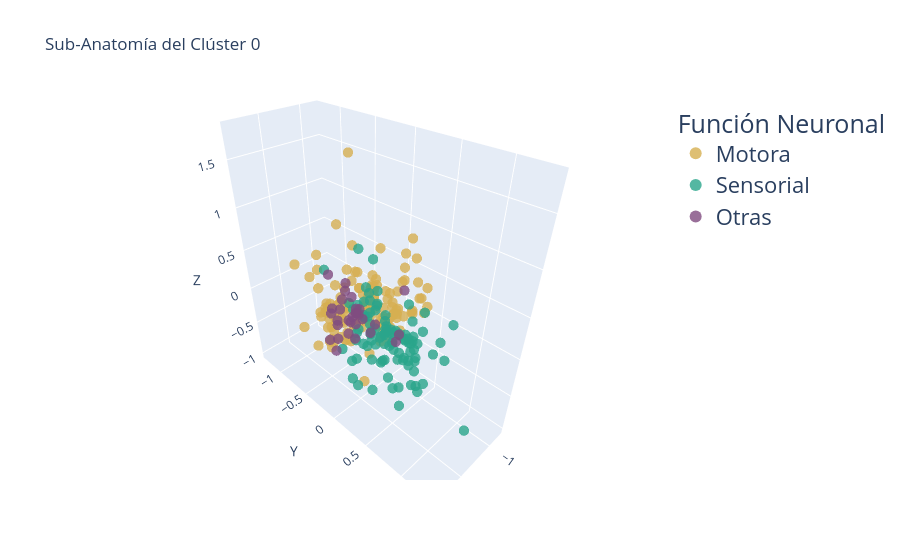
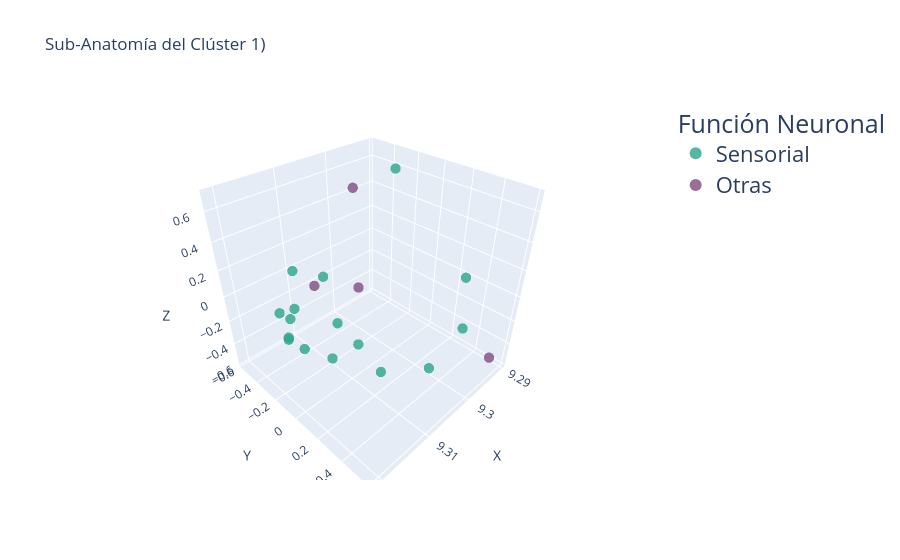

The notebook cell saved with these charts, in order:
### Code cell
#Graficamos cada cluster por separado
df_plot['Cluster_ID'] = etiquetas_macro

df_cluster_0 = df_plot[df_plot['Cluster_ID'] == 0].copy()
df_cluster_1 = df_plot[df_plot['Cluster_ID'] == 1].copy()

print(f"Neuronas en el Clúster 0: {df_cluster_0.shape[0]}")
print(f"Neuronas en el Clúster 1: {df_cluster_1.shape[0]}")

fig_c0 = px.scatter_3d(
    df_cluster_0, x='X', y='Y', z='Z',
    color='Funcion Neuronal',
    hover_name='Neuron_Name',
    title='Sub-Anatomía del Clúster 0',
    color_discrete_sequence=['#D6AF51', '#2AA58B', '#804C80']
)

fig_c0.update_traces(marker=dict(size=6, opacity=0.8))
fig_c0.update_layout(
    legend=dict(
        title=dict(
            text="Función Neuronal",
            font=dict(size=25) 
        ),
        font=dict(
            size=22  
        ),
        itemsizing="constant" 
    )
)

fig_c0.write_html("Cluster0.html")
fig_c0.show()

fig_c1 = px.scatter_3d(
    df_cluster_1, x='X', y='Y', z='Z',
    color='Funcion Neuronal',
    hover_name='Neuron_Name',
    title='Sub-Anatomía del Clúster 1)',
    color_discrete_sequence=['#2AA58B', '#804C80']
)
fig_c1.update_traces(marker=dict(size=6, opacity=0.8))
fig_c1.update_layout(
    legend=dict(
        title=dict(
            text="Función Neuronal",
            font=dict(size=25) 
        ),
        font=dict(
            size=22  
        ),
        itemsizing="constant" 
    )
)
fig_c0.write_html("Cluster1.html")
fig_c1.show()

### Figure 1 — Plotly figure (JSON) as saved in the notebook; plotly's stock layout.template omitted (floating-point values rounded to 4 significant figures; data arrays with more than 128 entries replaced by an {"elided": "..."} marker saying what was removed)
{"data": [{"hovertemplate": "<b>%{hovertext}</b><br><br>Funcion Neuronal=Motora<br>X=%{x}<br>Y=%{y}<br>Z=%{z}<extra></extra>", "hovertext": {"elided": "149 str values"}, "legendgroup": "Motora", "marker": {"color": "#D6AF51", "opacity": 0.8, "size": 6, "symbol": "circle"}, "mode": "markers", "name": "Motora", "scene": "scene", "showlegend": true, "type": "scatter3d", "x": {"elided": "149 float values"}, "y": {"elided": "149 float values"}, "z": {"elided": "149 float values"}}, {"hovertemplate": "<b>%{hovertext}</b><br><br>Funcion Neuronal=Sensorial <br>X=%{x}<br>Y=%{y}<br>Z=%{z}<extra></extra>", "hovertext": ["BAGL", "BAGR", "BDUL", "BDUR", "CEPDL", "CEPDR", "CEPVL", "CEPVR", "FLPL", "FLPR", "HSNL", "HSNR", "IL1DL", "IL1DR", "IL1L", "IL1R", "IL1VL", "IL1VR", "IL2DL", "IL2DR", "IL2L", "IL2R", "IL2VL", "IL2VR", "LUAL", "LUAR", "OLLL", "OLLR", "OLQDL", "OLQDR", "OLQVL", "OLQVR", "RIAL", "RIAR", "RIBL", "RIBR", "RICL", "RICR", "RIFL", "RIFR", "RIGL", "RIGR", "RIML", "RIMR", "RIPL", "RIPR", "RIR", "RIVL", "RIVR", "RMDDL", "RMDDR", "RMDL", "RMDR", "RMDVL", "RMDVR", "RMEL", "RMER", "RMFL", "RMFR", "RMGL", "RMGR", "RMHL", "RMHR", "SAADL", "SAADR", "SAAVL", "SAAVR", "SABD", "SABVL", "SABVR", "SDQL", "SDQR", "SIADL", "SIADR", "SIAVL", "SIAVR", "SIBDL", "SIBDR", "SIBVL", "SIBVR", "SMBDL", "SMBDR", "SMBVL", "SMBVR", "SMDDL", "SMDDR", "SMDVL", "SMDVR", "URADL", "URADR", "URAVL", "URAVR", "URBL", "URBR", "URXL", "URXR", "URYDL", "URYDR", "URYVL", "URYVR"], "legendgroup": "Sensorial ", "marker": {"color": "#2AA58B", "opacity": 0.8, "size": 6, "symbol": "circle"}, "mode": "markers", "name": "Sensorial ", "scene": "scene", "showlegend": true, "type": "scatter3d", "x": [-0.6363, -0.6274, -0.931, -0.963, -0.4342, -0.6779, -0.4234, -0.6748, -0.6478, -0.6851, -0.7874, -0.2967, -0.5228, -0.7349, -0.4925, -0.745, -0.5314, -0.7326, -0.5944, -0.7765, -0.3981, -0.8117, -0.5581, -0.7582, -0.6454, -0.5665, -0.619, -0.6909, -0.4887, -0.6994, -0.4194, -0.7513, -0.6689, -0.7304, -0.5336, -0.6983, -0.5249, -0.5467, -0.7597, -0.8246, -0.4384, -0.8812, -0.6639, -0.7992, -0.6619, -0.7847, -0.8402, -0.446, -0.3677, -0.6639, -0.7077, -0.8275, -0.8313, -0.7245, -0.7098, -0.5092, -0.5443, -0.978, -0.7103, -1.108, -0.8218, -0.719, -0.1896, -0.7985, -0.6701, -0.7042, -0.6207, -0.7327, -0.7276, -0.3567, -0.455, -0.9534, -0.6812, -0.5501, -0.4697, -0.6319, -0.3127, -0.8202, -1.175, -0.9961, -0.6132, -1.03, -0.5641, -1.171, -0.4482, -0.7698, -0.8007, -0.6372, -0.3788, -0.7915, -0.4909, -0.7611, -0.3339, -0.9021, -0.6184, -0.9142, -0.8383, -0.7328, -0.8, -0.7257], "y": [0.2245, 0.5074, -0.456, -0.4145, 0.1256, -0.004599, 0.1922, 0.0589, -0.08035, -0.116, -0.08934, -0.2571, 0.5115, 0.347, 0.4258, 0.557, 0.4478, 0.2535, 0.668, 0.4484, 0.5059, 0.7198, 0.618, 0.3869, -0.1794, -0.0979, 0.03356, 0.03928, 0.3209, 0.1749, 0.4089, 0.5641, 0.2799, 0.2607, 0.1426, 0.101, -0.04346, -0.09321, -0.122, -0.1752, 0.01319, -0.006687, 0.09153, -0.06626, 0.5962, 0.3761, 0.4166, 0.01779, 0.6084, 0.2121, 0.1787, 0.4475, 0.3819, 0.3379, 0.35, 0.4732, 0.5251, 0.03033, -0.2875, 0.3533, 0.3364, -0.04055, 0.2206, -0.1488, -0.07463, -0.09016, -0.06119, -0.07557, -0.05862, 0.03123, -0.233, -0.1875, 0.8792, 1.332, 1.124, 0.05813, 0.7362, 0.8546, 0.05579, -0.7088, 0.2554, 0.201, 0.2965, 0.3133, -0.03227, -0.01742, 0.3019, 0.318, 0.8123, 0.5813, 0.8635, 0.5761, 0.7902, 0.4313, 0.2703, 0.3528, 0.435, 0.4956, 0.09803, 0.08943], "z": [-0.1801, 0.1218, 0.5526, -0.1452, -0.1143, -0.3035, -0.09453, -0.3199, -0.01364, -0.04057, 0.6426, 0.6653, -0.1317, -0.2927, 0.01479, -0.2272, -0.04797, -0.194, -0.09547, -0.4321, -0.2933, -0.1171, -0.1003, -0.384, 0.1043, 0.1104, -0.01453, -0.1169, -0.2774, -0.4841, -0.1461, -0.0366, 0.02743, -0.05677, -0.003212, -0.2113, -0.0768, -0.1702, 0.2279, 0.0694, -0.3997, -0.3429, 0.2526, 0.01052, -0.035, -0.3762, 0.1106, -0.8048, 0.3881, -0.006192, -0.08803, -0.0639, -0.1312, -0.02489, -0.01868, -0.5551, -0.5281, -0.5111, -0.4948, -0.2234, -0.1608, -0.6397, -0.3598, -0.06656, 0.369, -0.03297, 0.04876, -0.2887, -0.2343, -0.3626, -0.4297, 0.1253, 0.2206, -0.4914, 0.6939, -0.993, -0.4461, -0.1162, -0.5788, -0.3369, 0.2272, 0.1076, 0.2051, -0.01845, 0.2363, 0.1146, -0.1228, 0.01697, -0.1522, -0.7444, -0.1828, -0.6342, 0.3826, -0.6196, -0.01997, -0.3916, -0.1378, -0.06589, -0.1153, -0.2151]}, {"hovertemplate": "<b>%{hovertext}</b><br><br>Funcion Neuronal=Otras<br>X=%{x}<br>Y=%{y}<br>Z=%{z}<extra></extra>", "hovertext": ["DA1", "DA2", "DA3", "DA4", "DA5", "DA6", "DA7", "DA8", "DA9", "DB1", "DB2", "DB3", "DB4", "DB5", "DB6", "DB7", "DD1", "DD2", "DD3", "DD4", "DD5", "DD6", "DVA", "DVB", "DVC", "RID", "RIH", "RIS", "RMED", "RMEV"], "legendgroup": "Otras", "marker": {"color": "#804C80", "opacity": 0.8, "size": 6, "symbol": "circle"}, "mode": "markers", "name": "Otras", "scene": "scene", "showlegend": true, "type": "scatter3d", "x": [-0.4467, -0.2307, -0.5788, -0.5783, -0.67, -0.6371, -0.3542, -0.6231, -0.8641, -0.3004, -0.4809, -0.5215, -0.6477, -0.7864, -0.4182, -0.9035, -0.366, -0.3549, -0.4501, -0.5781, -0.6678, -0.6742, -0.7636, -0.6285, -0.5798, -0.6715, -0.6967, -0.6398, -0.6742, -0.4417], "y": [-0.01247, -0.1539, -0.2232, -0.1891, -0.2342, -0.09482, -0.2124, -0.1278, -0.4445, -0.1081, -0.32, -0.3179, -0.428, -0.4999, -0.06983, -0.6539, -0.1834, -0.2645, -0.3619, -0.1331, -0.239, -0.3009, -0.03364, -0.6182, -0.09516, -0.3993, 0.3686, 0.01862, 0.4287, 0.5509], "z": [-0.1378, -0.1072, -0.1155, -0.02687, -0.04821, -0.03417, -0.3754, 0.08606, -0.2105, -0.1078, -0.09415, 0.03601, 0.044, -0.5731, 0.08993, 0.02585, -0.00808, 0.1039, 0.06426, 0.05298, -0.2059, 0.1293, -0.1449, 0.2886, 0.05707, 0.162, -0.004561, -0.1575, 0.5791, 0.1751]}], "layout": {"legend": {"font": {"size": 22}, "itemsizing": "constant", "title": {"font": {"size": 25}, "text": "Función Neuronal"}, "tracegroupgap": 0}, "scene": {"domain": {"x": [0, 1], "y": [0, 1]}, "xaxis": {"title": {"text": "X"}}, "yaxis": {"title": {"text": "Y"}}, "zaxis": {"title": {"text": "Z"}}}, "title": {"text": "Sub-Anatomía del Clúster 0"}}}

### Figure 2 — Plotly figure (JSON) as saved in the notebook; plotly's stock layout.template omitted (floating-point values rounded to 4 significant figures)
{"data": [{"hovertemplate": "<b>%{hovertext}</b><br><br>Funcion Neuronal=Sensorial <br>X=%{x}<br>Y=%{y}<br>Z=%{z}<extra></extra>", "hovertext": ["I1L", "I1R", "I2L", "I2R", "I3", "I4", "I5", "I6", "M2L", "M2R", "M3L", "M3R", "MCL", "MCR", "NSML", "NSMR"], "legendgroup": "Sensorial ", "marker": {"color": "#2AA58B", "opacity": 0.8, "size": 6, "symbol": "circle"}, "mode": "markers", "name": "Sensorial ", "scene": "scene", "showlegend": true, "type": "scatter3d", "x": [9.319, 9.316, 9.315, 9.314, 9.303, 9.319, 9.321, 9.296, 9.308, 9.306, 9.317, 9.321, 9.303, 9.302, 9.316, 9.318], "y": [0.2188, 0.3056, -0.2596, -0.3629, -0.5665, -0.2212, 0.09558, -0.1761, 0.1692, 0.4776, 0.2096, -0.01591, 0.5893, 0.5241, -0.2987, -0.1688], "z": [-0.02267, 0.07246, 0.2389, -0.1403, -0.1904, 0.02423, 0.01279, 0.6893, -0.485, -0.2588, 0.1873, 0.03013, 0.06076, 0.3355, -0.1383, -0.1526]}, {"hovertemplate": "<b>%{hovertext}</b><br><br>Funcion Neuronal=Otras<br>X=%{x}<br>Y=%{y}<br>Z=%{z}<extra></extra>", "hovertext": ["M1", "M4", "M5", "MI"], "legendgroup": "Otras", "marker": {"color": "#804C80", "opacity": 0.8, "size": 6, "symbol": "circle"}, "mode": "markers", "name": "Otras", "scene": "scene", "showlegend": true, "type": "scatter3d", "x": [9.294, 9.316, 9.298, 9.29], "y": [-0.5615, 0.007824, -0.4262, 0.5254], "z": [-0.4648, 0.3045, 0.5149, -0.5783]}], "layout": {"legend": {"font": {"size": 22}, "itemsizing": "constant", "title": {"font": {"size": 25}, "text": "Función Neuronal"}, "tracegroupgap": 0}, "scene": {"domain": {"x": [0, 1], "y": [0, 1]}, "xaxis": {"title": {"text": "X"}}, "yaxis": {"title": {"text": "Y"}}, "zaxis": {"title": {"text": "Z"}}}, "title": {"text": "Sub-Anatomía del Clúster 1)"}}}
